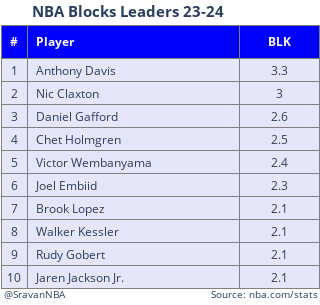

Notebook code for this chart:
### Markdown cell above
## Blocks

### Code cell
rank_plot(df,"BLK",title="NBA Blocks Leaders 23-24")

### Figure 1 — Plotly figure (JSON) as saved in the notebook; plotly's stock layout.template omitted (floating-point values rounded to 4 significant figures)
{"data": [{"cells": {"align": ["center", "left", "center"], "fill": {"color": "lavender"}, "height": 23, "line": {"color": "grey"}, "values": [[1, 2, 3, 4, 5, 6, 7, 8, 9, 10], ["Anthony Davis", "Nic Claxton", "Daniel Gafford", "Chet Holmgren", "Victor Wembanyama", "Joel Embiid", "Brook Lopez", "Walker Kessler", "Rudy Gobert", "Jaren Jackson Jr."], [3.3, 3, 2.6, 2.5, 2.4, 2.3, 2.1, 2.1, 2.1, 2.1]]}, "columnwidth": [5, 40, 15], "header": {"align": ["center", "left", "center"], "fill": {"color": "blue"}, "font": {"color": "snow", "size": 12}, "line": {"color": "grey"}, "values": ["<b>#<b>", "<b>Player<b>", "<b>BLK<b>"]}, "type": "table"}], "layout": {"annotations": [{"font": {"size": 10}, "showarrow": false, "text": "@SravanNBA", "x": 0, "xshift": 1, "y": 0, "yshift": 1}, {"font": {"size": 10}, "showarrow": false, "text": "Source: nba.com/stats", "x": 1, "xshift": 1, "y": 0, "yshift": 1}], "height": 305, "margin": {"b": 1, "l": 1, "r": 1, "t": 25}, "title": {"font": {"size": 15}, "text": "<b>NBA Blocks Leaders 23-24<b>", "x": 0.1, "y": 0.98}, "width": 265}}
